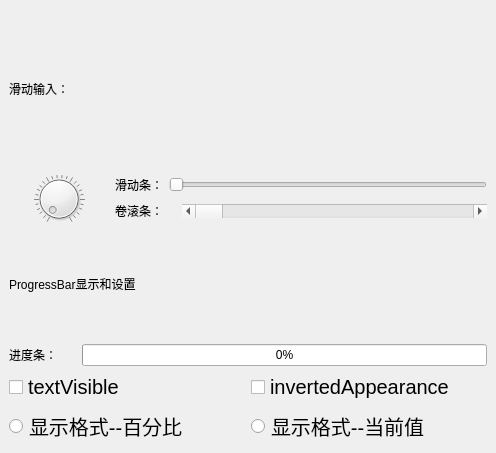
<?xml version="1.0" encoding="UTF-8"?>
<ui version="4.0">
 <class>MainWindow</class>
 <widget class="QMainWindow" name="MainWindow">
  <property name="geometry">
   <rect>
    <x>0</x>
    <y>0</y>
    <width>496</width>
    <height>453</height>
   </rect>
  </property>
  <property name="windowTitle">
   <string>MainWindow</string>
  </property>
  <widget class="QWidget" name="centralwidget">
   <layout class="QVBoxLayout" name="verticalLayout_5" stretch="1,1">
    <item>
     <layout class="QVBoxLayout" name="verticalLayout_2" stretch="1,4">
      <item>
       <widget class="QLabel" name="label_3">
        <property name="text">
         <string>滑动输入：</string>
        </property>
       </widget>
      </item>
      <item>
       <layout class="QHBoxLayout" name="horizontalLayout_3">
        <item>
         <widget class="QDial" name="dial">
          <property name="font">
           <font>
            <pointsize>20</pointsize>
           </font>
          </property>
          <property name="minimum">
           <number>0</number>
          </property>
          <property name="maximum">
           <number>100</number>
          </property>
          <property name="sliderPosition">
           <number>0</number>
          </property>
          <property name="wrapping">
           <bool>false</bool>
          </property>
          <property name="notchesVisible">
           <bool>true</bool>
          </property>
         </widget>
        </item>
        <item>
         <layout class="QVBoxLayout" name="verticalLayout">
          <item>
           <layout class="QHBoxLayout" name="horizontalLayout">
            <item>
             <widget class="QLabel" name="label">
              <property name="text">
               <string>滑动条：</string>
              </property>
             </widget>
            </item>
            <item>
             <widget class="QSlider" name="horizontalSlider">
              <property name="maximum">
               <number>100</number>
              </property>
              <property name="orientation">
               <enum>Qt::Orientation::Horizontal</enum>
              </property>
             </widget>
            </item>
           </layout>
          </item>
          <item>
           <layout class="QHBoxLayout" name="horizontalLayout_2" stretch="1,5">
            <item>
             <widget class="QLabel" name="label_2">
              <property name="text">
               <string>卷滚条：</string>
              </property>
             </widget>
            </item>
            <item>
             <widget class="QScrollBar" name="horizontalScrollBar">
              <property name="maximum">
               <number>100</number>
              </property>
              <property name="orientation">
               <enum>Qt::Orientation::Horizontal</enum>
              </property>
             </widget>
            </item>
           </layout>
          </item>
         </layout>
        </item>
       </layout>
      </item>
     </layout>
    </item>
    <item>
     <layout class="QVBoxLayout" name="verticalLayout_4" stretch="1,3,3">
      <item>
       <widget class="QLabel" name="label_5">
        <property name="text">
         <string>ProgressBar显示和设置</string>
        </property>
       </widget>
      </item>
      <item>
       <layout class="QHBoxLayout" name="horizontalLayout_6" stretch="1,6">
        <item>
         <widget class="QLabel" name="label_4">
          <property name="text">
           <string>进度条：</string>
          </property>
         </widget>
        </item>
        <item>
         <widget class="QProgressBar" name="progressBar">
          <property name="value">
           <number>0</number>
          </property>
          <property name="textVisible">
           <bool>true</bool>
          </property>
          <property name="textDirection">
           <enum>QProgressBar::Direction::TopToBottom</enum>
          </property>
         </widget>
        </item>
       </layout>
      </item>
      <item>
       <layout class="QVBoxLayout" name="verticalLayout_3">
        <item>
         <layout class="QHBoxLayout" name="horizontalLayout_4">
          <item>
           <widget class="QCheckBox" name="checkBox">
            <property name="font">
             <font>
              <pointsize>15</pointsize>
             </font>
            </property>
            <property name="text">
             <string>textVisible</string>
            </property>
           </widget>
          </item>
          <item>
           <widget class="QCheckBox" name="checkBox_2">
            <property name="font">
             <font>
              <pointsize>15</pointsize>
             </font>
            </property>
            <property name="text">
             <string>invertedAppearance</string>
            </property>
           </widget>
          </item>
         </layout>
        </item>
        <item>
         <layout class="QHBoxLayout" name="horizontalLayout_5">
          <item>
           <widget class="QRadioButton" name="radioButton">
            <property name="font">
             <font>
              <pointsize>15</pointsize>
             </font>
            </property>
            <property name="text">
             <string>显示格式--百分比</string>
            </property>
           </widget>
          </item>
          <item>
           <widget class="QRadioButton" name="radioButton_2">
            <property name="font">
             <font>
              <pointsize>15</pointsize>
             </font>
            </property>
            <property name="text">
             <string>显示格式--当前值</string>
            </property>
           </widget>
          </item>
         </layout>
        </item>
       </layout>
      </item>
     </layout>
    </item>
   </layout>
  </widget>
 </widget>
 <resources/>
 <connections/>
</ui>
